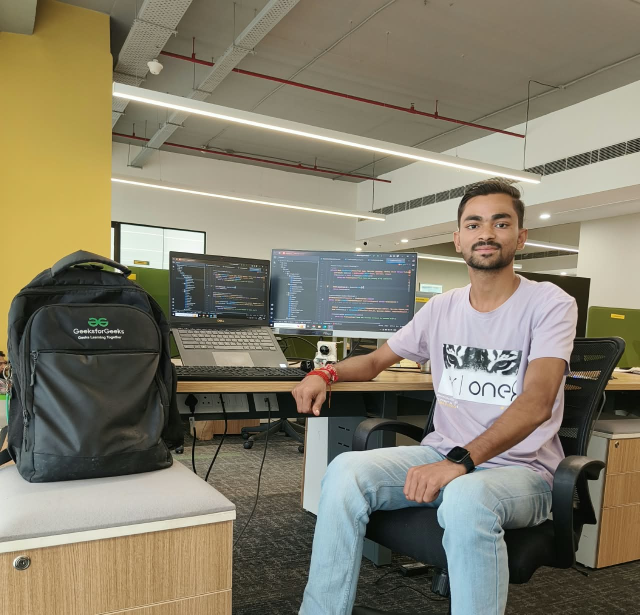
#> input picture image.jpeg, 1280 x 1230 px (shown at 1/2 size)
$ jupyter execute --allow-errors Assignment_Day4.ipynb
#> lines starting #> are read from the running program, lines starting #| are printed output that depends on the picture
[cell 1]
#Create word cloud related to topic of your choice, save the wordcloud in jpg format (mandatory for evaluation)

[cell 2]
from wordcloud import WordCloud
import matplotlib.pyplot as plt

text = """
My hobbies and interests reflect my passion for learning, exploring, and creating. I enjoy playing cricket, listening to music, travelling, exploring mountains, driving cars, spending time with friends, and discovering new things. I’m passionate about software development, AI & ML, coding, content creation, business, and entrepreneurship. I also enjoy bhakti and spiritual activities that keep me positive and focused. I love building new ideas, exploring opportunities, and continuously learning to grow both personally and professionally.

"""

# Create Word Cloud
#> (the rest of this cell did not finish here and is left out)

[cell 3]
#Create a program displaying your skills related to image editing using opencv-python. ( reference documentation of opencv is available at https://docs.opencv.org/5.0/)  (mandatory for evaluation)

[cell 4]
import cv2
import matplotlib.pyplot as plt

# -----------------------------------------
# 1. Read the image
# -----------------------------------------
img = cv2.imread("image.jpeg")
#> img is the input picture: shape (1230, 1280, 3); mean B, G, R 106.9, 125.6, 131.4

if img is None:
    print("Error: Image not found!")
    exit()

# OpenCV reads image in BGR format
img_rgb = cv2.cvtColor(img, cv2.COLOR_BGR2RGB)


# -----------------------------------------
# 2. Resize
# -----------------------------------------
resized = cv2.resize(img, (500, 350))
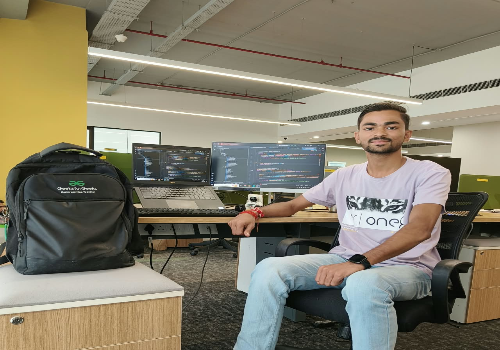
#> resized: shape (350, 500, 3); mean B, G, R 106.8, 125.5, 131.4


# -----------------------------------------
# 3. Crop
# -----------------------------------------
cropped = img[50:300, 100:450]
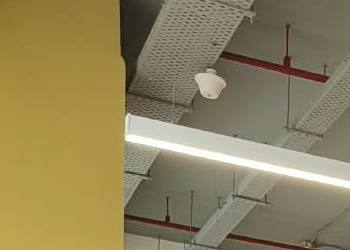
#> cropped: shape (250, 350, 3); mean B, G, R 91.9, 130.6, 142.3


# -----------------------------------------
# 4. Flip
# -----------------------------------------
flipped = cv2.flip(img, 1)       # 1 = Horizontal flip
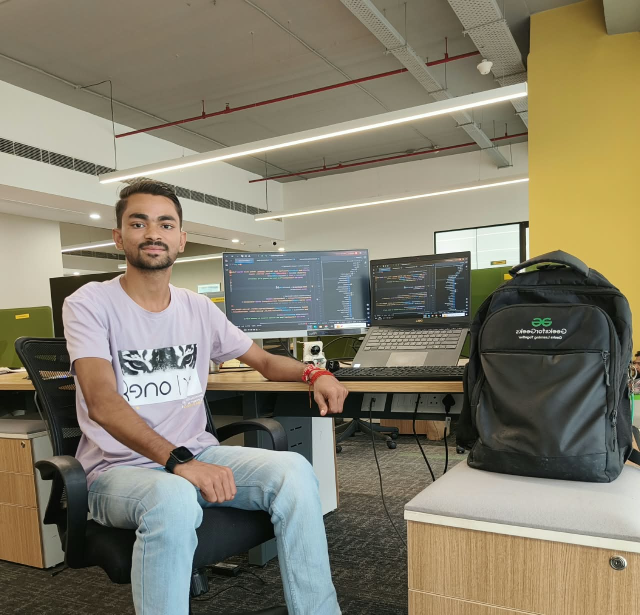
#> flipped: shape (1230, 1280, 3) (shown at 1/2 size); mean B, G, R 106.9, 125.6, 131.4


# -----------------------------------------
# 5. Rotate
# -----------------------------------------
rotated = cv2.rotate(img, cv2.ROTATE_90_CLOCKWISE)
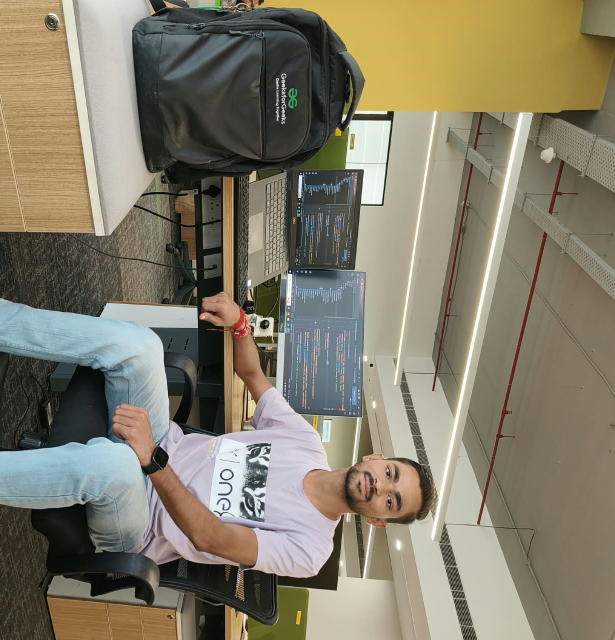
#> rotated: shape (1280, 1230, 3) (shown at 1/2 size); mean B, G, R 106.9, 125.6, 131.4


# -----------------------------------------
# 6. Convert to Grayscale
# -----------------------------------------
gray = cv2.cvtColor(img, cv2.COLOR_BGR2GRAY)
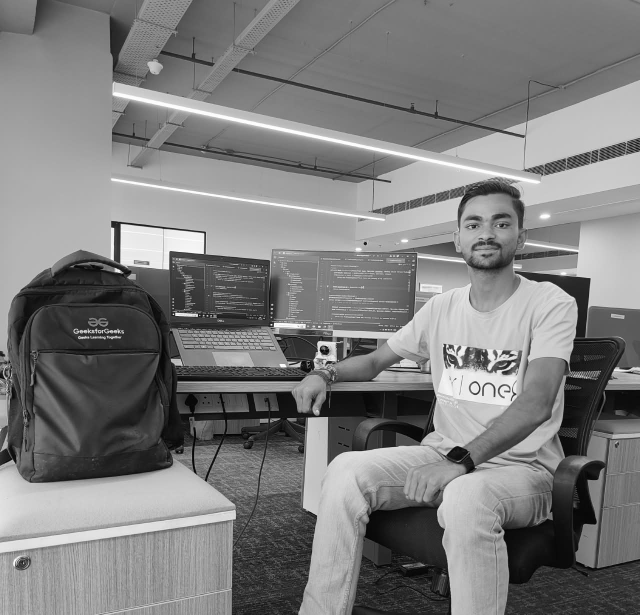
#> gray: shape (1230, 1280) (shown at 1/2 size); min 0, max 255, mean 125.2


# -----------------------------------------
# 7. Blur the image
# -----------------------------------------
blurred = cv2.GaussianBlur(img, (15, 15), 0)


# -----------------------------------------
# 8. Edge Detection
# -----------------------------------------
edges = cv2.Canny(gray, 100, 200)
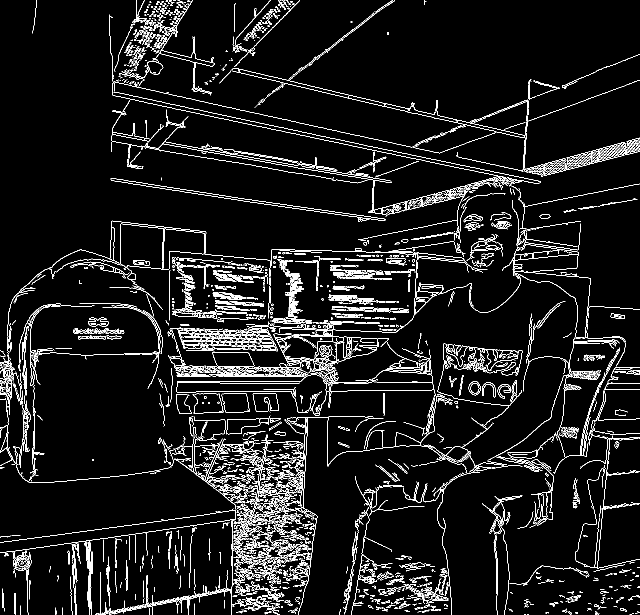
#> edges: shape (1230, 1280) (shown at 1/2 size); 6.5% white in thin lines or dots


# -----------------------------------------
# 9. Brightness adjustment
# -----------------------------------------
bright = cv2.convertScaleAbs(img, alpha=1.2, beta=40)
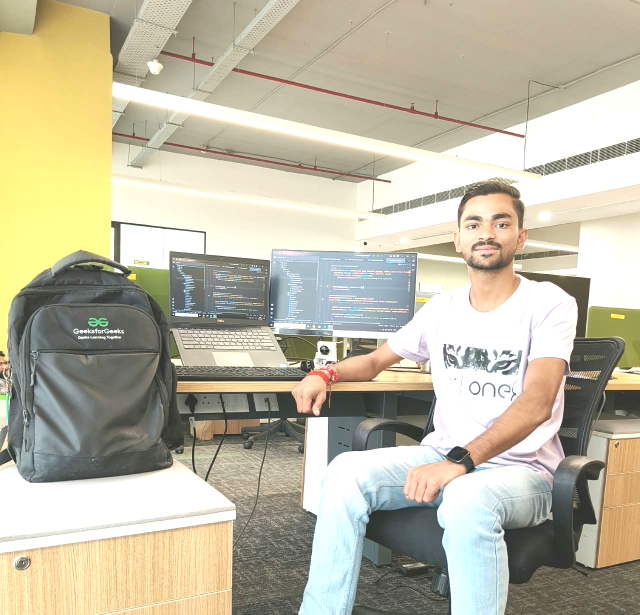
#> bright: shape (1230, 1280, 3) (shown at 1/2 size); mean B, G, R 163.7, 185.2, 190.6


# -----------------------------------------
# 10. Save edited images
# -----------------------------------------
cv2.imwrite("resized.jpg", resized)
cv2.imwrite("cropped.jpg", cropped)
cv2.imwrite("flipped.jpg", flipped)
cv2.imwrite("rotated.jpg", rotated)
cv2.imwrite("grayscale.jpg", gray)
cv2.imwrite("blurred.jpg", blurred)
cv2.imwrite("edges.jpg", edges)
cv2.imwrite("bright.jpg", bright)


# -----------------------------------------
# 11. Display results
# -----------------------------------------
plt.figure(figsize=(15, 10))

plt.subplot(2, 4, 1)
plt.imshow(img_rgb)
plt.title("Original")
plt.axis("off")

plt.subplot(2, 4, 2)
plt.imshow(cv2.cvtColor(resized, cv2.COLOR_BGR2RGB))
plt.title("Resized")
plt.axis("off")

plt.subplot(2, 4, 3)
plt.imshow(cv2.cvtColor(cropped, cv2.COLOR_BGR2RGB))
plt.title("Cropped")
plt.axis("off")

plt.subplot(2, 4, 4)
plt.imshow(cv2.cvtColor(flipped, cv2.COLOR_BGR2RGB))
plt.title("Flipped")
plt.axis("off")

plt.subplot(2, 4, 5)
plt.imshow(cv2.cvtColor(rotated, cv2.COLOR_BGR2RGB))
plt.title("Rotated")
plt.axis("off")

plt.subplot(2, 4, 6)
plt.imshow(gray, cmap="gray")
plt.title("Grayscale")
plt.axis("off")

plt.subplot(2, 4, 7)
plt.imshow(cv2.cvtColor(blurred, cv2.COLOR_BGR2RGB))
plt.title("Blurred")
plt.axis("off")

plt.subplot(2, 4, 8)
plt.imshow(edges, cmap="gray")
plt.title("Edge Detection")
plt.axis("off")

plt.tight_layout()
plt.show()
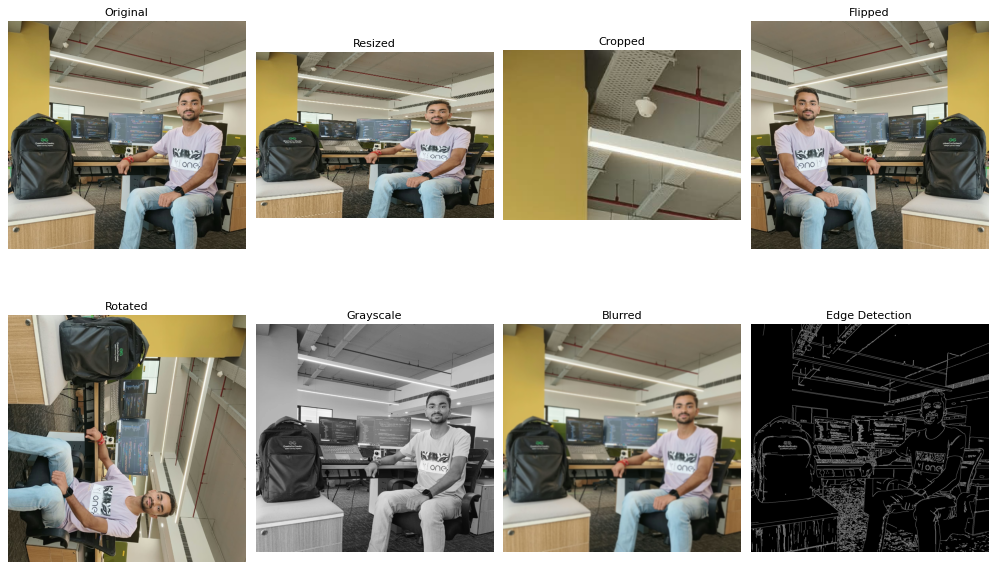
#> figure drawn by matplotlib, 8 panels

print("All image editing operations completed successfully!")

$ run again, with image_desk.jpeg copied over image.jpeg
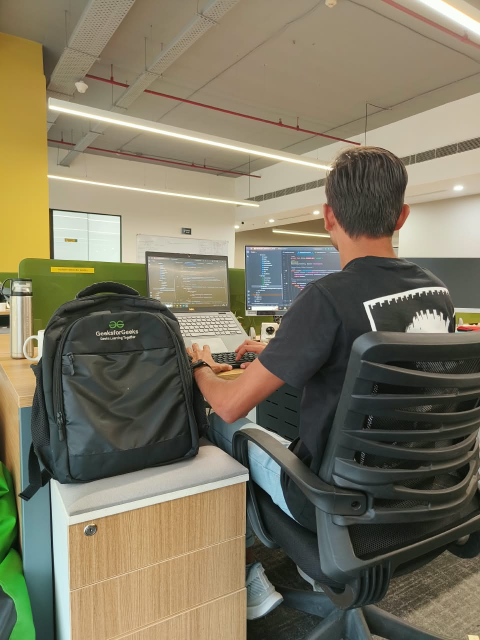
#> input picture image_desk.jpeg, 960 x 1280 px (shown at 1/2 size)
#> img is the input picture: shape (1280, 960, 3); mean B, G, R 96.9, 118.2, 124.3
#> `edges = cv2.Canny(gray, 100, 200)`:
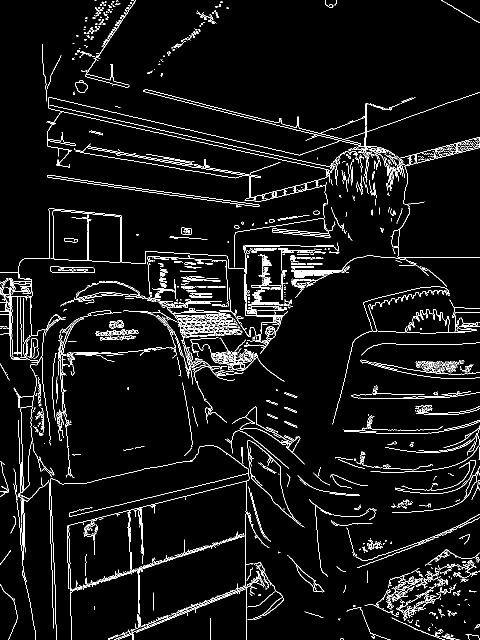
#> edges: shape (1280, 960) (shown at 1/2 size); 5% white in thin lines or dots
#> `bright = cv2.convertScaleAbs(img, alpha=1.2, beta=40)`:
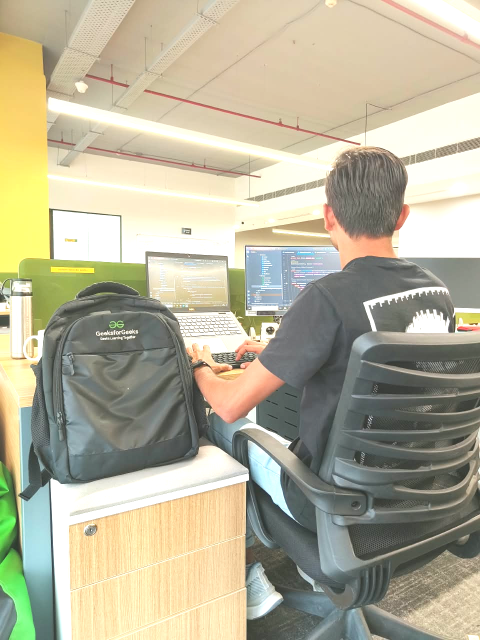
#> bright: shape (1280, 960, 3) (shown at 1/2 size); mean B, G, R 153.9, 177.5, 182
